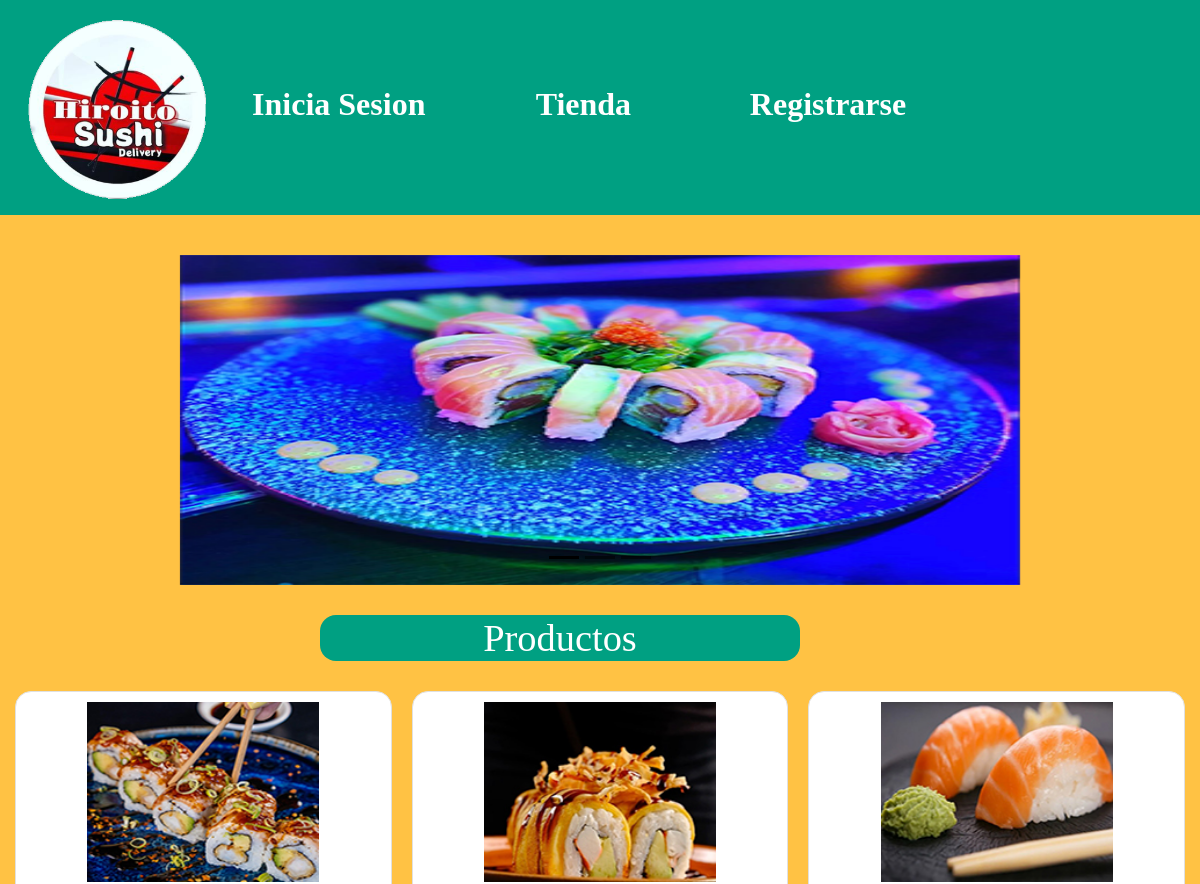
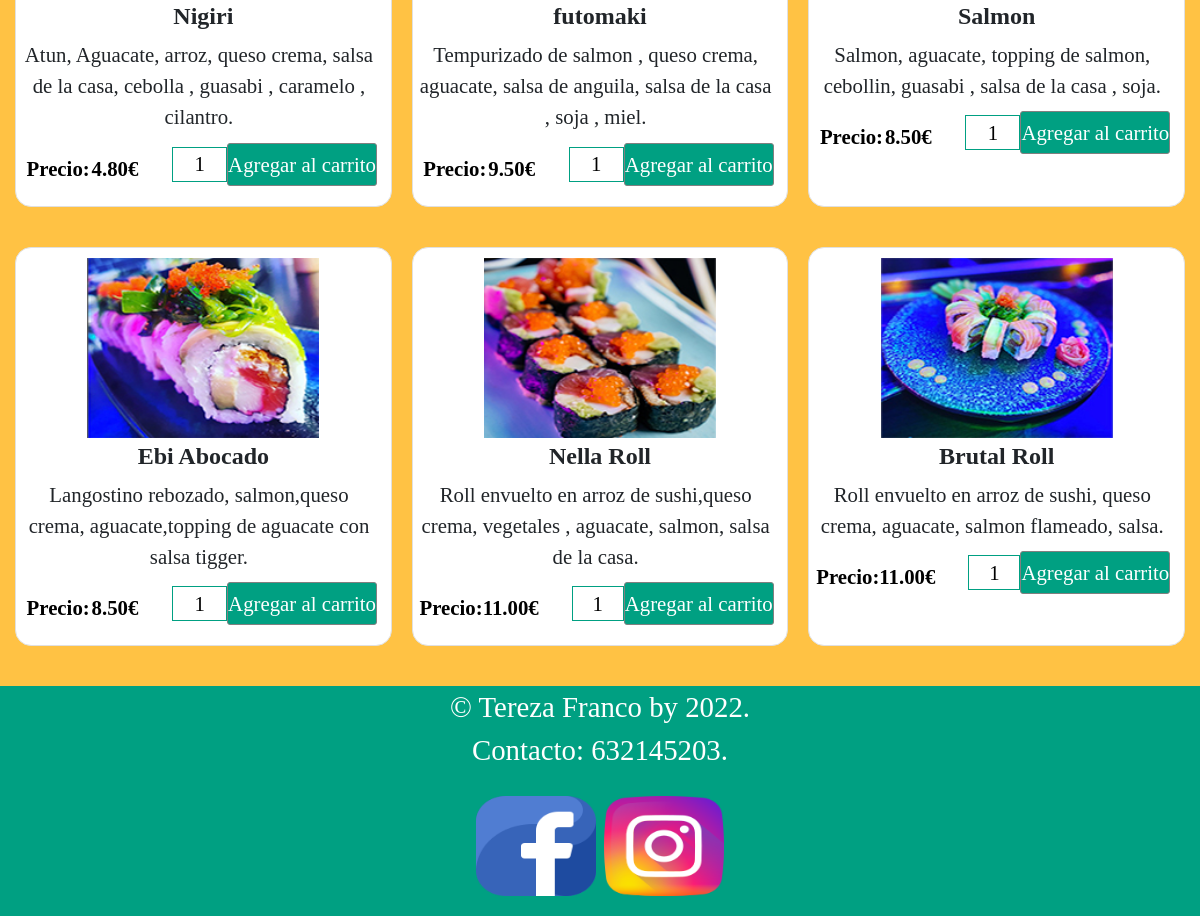
The app's page /pages/home/index.php with its own data (2 pictures, top to bottom).
### tables this page shows
CREATE TABLE `productos` (
  `id_producto` int(11) NOT NULL COMMENT 'PK de la tabla producto , de indice Primary , autoincremental.',
  `nombre` varchar(45) NOT NULL COMMENT 'nombre del producto, de tipo Varchar.',
  `código` varchar(45) NOT NULL COMMENT 'código del producto, para identificarlo , de tipo varchar.',
  `imagen` text NOT NULL COMMENT 'imagen del producto , de tipo text .',
  `precio` double(10,2) NOT NULL COMMENT 'precio del producto, de tipo double para almacenar los valores reales en doble precisión.',
  `ingredientes` text NOT NULL COMMENT 'ingredientes del producto, de tipo blog que nos permite almacenar texto largos.'
);

### pages/home/dbcontroller.php (called while the page is built, shortened)
<?php
class DBController {
	private $host = "localhost";
	private $user = "root";
	private $password = "";
	private $database = "hiroito_sushi";
	function __construct() {
		$this->conn = $this->connectDB();
	}
	function connectDB() {
		try {
			return mysqli_connect($this->host,$this->user,$this->password,$this->database);
		} catch (Exception $e) {
			?>
			<p>Error: no se pudo conectar a la base de datos.</p>
			<?php
			var_dump($e);
			die();
		}
	}
	function query($query) {
		try {
			return mysqli_query($this -> conn, $query);
		} catch (Exception $e) {
			?>
			<p>Error: no se pudo ejecutar la consulta.</p>
			<?php
			var_dump($e);
			die();
		}
	}
	function runQuery($query) {
		$result = $this->query($query);
		while($row=mysqli_fetch_assoc($result)) {
			$resultset[] = $row;
		}
		if(!empty($resultset))
			return $resultset;
	}
}
?>

### pages/home/index.php (the view, shortened to what this page needs)
<!doctype html>
<html lang="en">
<head>
    <link href="../../lib/bootstrap.min.css" rel="stylesheet">
    <link href="../../lib/bootstrap-icons.css" rel="stylesheet">
    <link href="home-styles.css" rel="stylesheet">
</head>
<body>
	<div class="contenedorCentral">
		<div class="menu">
			<img src="imagenes/logo2.png" alt="logo" class="logo">
			<ul class="menu-content">
				<li><a href="comprobar.php">Inicia Sesion</a></li>
				<li><a href="index.php">Tienda</a></li>
				<li><a href="registro.php">Registrarse</a></li>
			</ul>
		</div>
		<div class="banner">
			<div id="carouselExampleDark" class="carousel carousel-dark slide" data-bs-ride="carousel">
				<div class="carousel-indicators">
					<button type="button" data-bs-target="#carouselExampleDark" data-bs-slide-to="0" class="active" aria-current="true" aria-label="Slide 1"></button>
					<button type="button" data-bs-target="#carouselExampleDark" data-bs-slide-to="1" aria-label="Slide 2"></button>
					<button type="button" data-bs-target="#carouselExampleDark" data-bs-slide-to="2" aria-label="Slide 3"></button>
				</div>
				<div class="carousel-inner">
					<div class="carousel-item active" data-bs-interval="3000">
					<img src="imagenes/imagen5.jpg" class="imagenCarrusel" alt="banner">
					<div class="carousel-caption d-none d-md-block"></div>
					</div>
				</div>
			</div>
		</div>
		<h1 class="bienvenido">Productos</h1>
		<div class="productoCarrito">
			<?php
			require_once("dbcontroller.php");
			$db_handle = new DBController();
			?>
			<?php
			$product_array = $db_handle->runQuery("SELECT * FROM productos ORDER BY id_producto ASC");
				if (!empty($product_array)) {
					foreach($product_array as $key=>$value){
			?>
				<div class="product-item">
					<form method="post" action="index.php?action=add&código=<?php echo $product_array[$key]["código"]; ?>">
						<div class="product-image"><img src="<?php echo $product_array[$key]["imagen"]; ?>"></div>
						<div class="product-title"><?php echo $product_array[$key]["nombre"]; ?> </div>
						<div class="product-ingredientes"><?php echo $product_array[$key]["ingredientes"]; ?></div>
						<div class="cart-action">
							<div class="preciotexto">Precio:</div>
							<div class="precio"><?php echo "".$product_array[$key]["precio"]."€"; ?></div>
							<input type="text" class="product-cantidad" name="cantidad" value="1" size="2" />
							<input type="submit" value="Agregar al carrito" class="btnAddAction" />
						</div>
					</form>
				</div>
					<?php
						}
					}
					?>
			</div>
		</div>
		<div class="footer">
			<div>
				<div class="contacto">
					&copy; Tereza Franco by 2022.
					<br>Contacto: 632145203.
				</div>
			</div>
			<div class="iconos">
				<a href="https://www.facebook.com" target="_blank"><img src="imagenes/facebook.png" alt="logo" class="icono"></a>
				<a href="https://www.instagram.com/hiroito_sushi/" target="_blank"><img src="imagenes/instagram.png" alt="logo" class="icono"></a>
			</div>
		</div>
</body>
</html>

### records on screen
productos: imagen (picture), nombre "Nigiri", ingredientes "Atun, Aguacate, arroz, queso crema, salsa de la casa, cebolla , guasabi , caramelo , cilantro.", precio "4.80"
productos: imagen (picture), nombre "futomaki", ingredientes "Tempurizado de salmon , queso crema, aguacate, salsa de anguila, salsa de la casa , soja , miel.", precio "9.50"
productos: imagen (picture), nombre "Salmon", ingredientes "Salmon, aguacate, topping de salmon, cebollin, guasabi , salsa de la casa , soja.", precio "8.50"
productos: imagen (picture), nombre "Ebi Abocado", ingredientes "Langostino rebozado, salmon,queso crema, aguacate,topping de aguacate con salsa tigger.", precio "8.50"
productos: imagen (picture), nombre "Nella Roll", ingredientes "Roll envuelto en arroz de sushi,queso crema, vegetales , aguacate, salmon, salsa de la casa.", precio "11.00"
productos: imagen (picture), nombre "Brutal Roll", ingredientes "Roll envuelto en arroz de sushi, queso crema, aguacate, salmon flameado, salsa.", precio "11.00"
